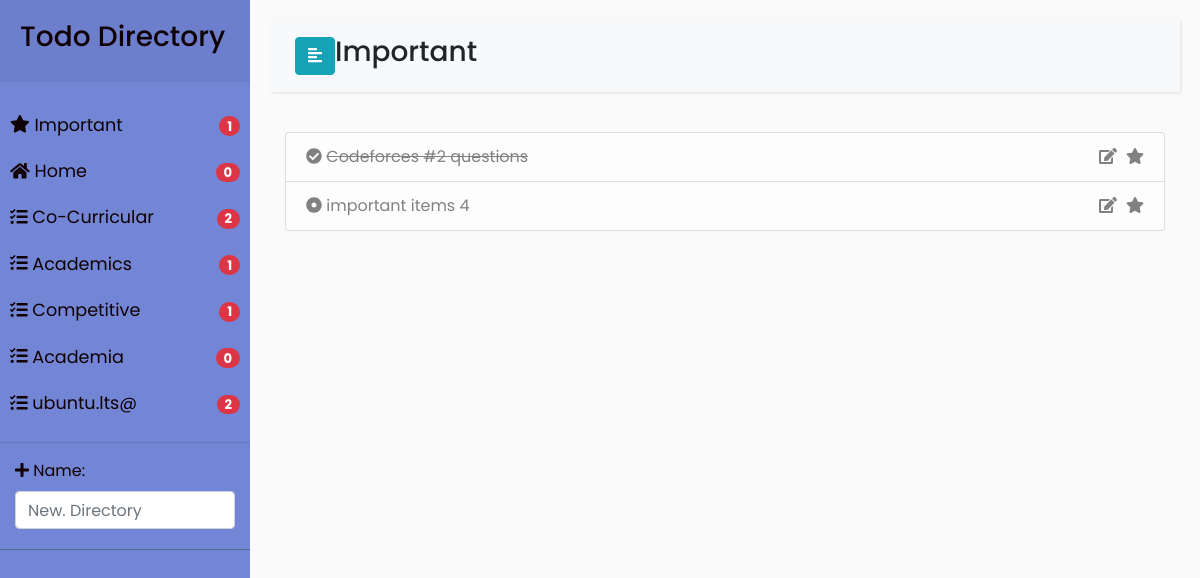
Before: / with the older database file.
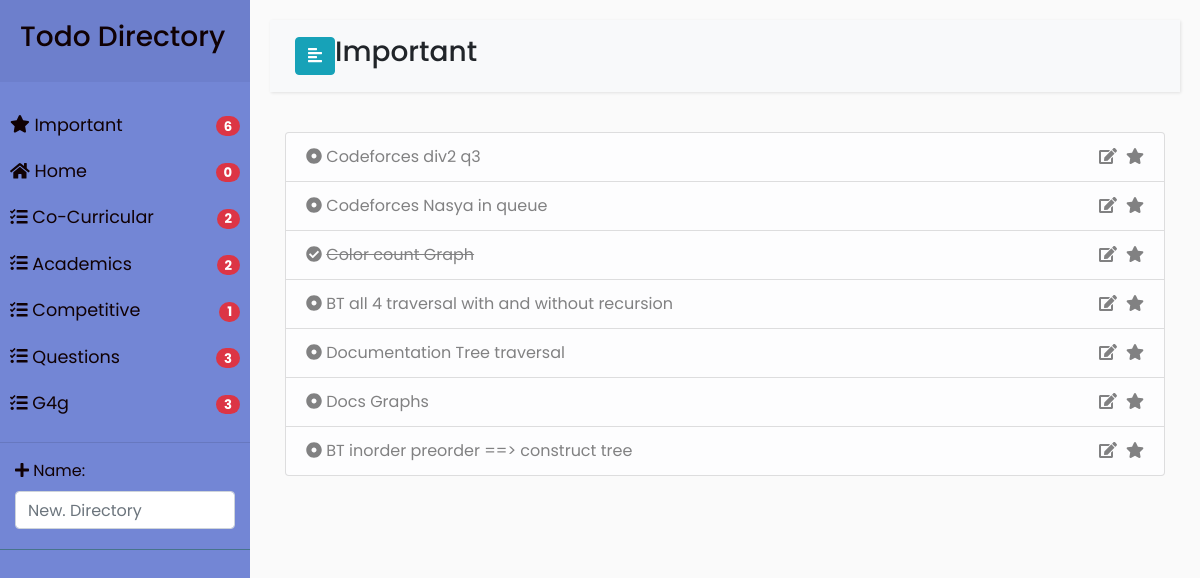
After: the same page with the newer database file.
### todo/models.py (models this page shows, shortened)
class Directory(models.Model):
    name = models.CharField(max_length=50, blank=False)
    necessary = models.BooleanField(default=False)
    def get_absolute_url(self):
        return reverse("directory_content",kwargs={'dir_id':self.id})
    def get_not_completed(self):
        return self.todoentry_set.filter(completed=False).count()

class Todoentry(models.Model):
    basedir = models.ForeignKey(Directory,on_delete=models.CASCADE)
    entry = models.CharField(max_length=100,blank=False,null=False)
    create_date = models.DateTimeField(default=timezone.now)
    due_date = models.DateField(blank=True, null=True)
    important = models.BooleanField(default=False)
    completed = models.BooleanField(default=False)

### todo/views.py (the view)
# urls.py: path('',views.view_important,name="home"),
def view_important(request):
    all_directories = models.Directory.objects.all()
    all_todos = models.Todoentry.objects.all()
    new_dir_form = forms.NewDirectoryForm()
    total_important_items = models.Todoentry.objects.filter(important=True,completed=False).count()
    context = {'all_directories':all_directories,
               'new_dir_form':new_dir_form,
               'all_todos':all_todos,
               'total_important_items':total_important_items}
    return render(request,'todo/important.html',context=context)

### todo/forms.py
class NewDirectoryForm(forms.ModelForm):
    class Meta:
        attrs = {'class': 'form-control',
                 'placeholder': 'New. Directory',
                 'rows': '3',
                 'type': 'text', }
        model = Directory
        fields = ['name']
        widgets = {
            'name': forms.TextInput(attrs=attrs)
        }

### todo/templates/todo/important.html (shortened to what this page needs)
{% extends 'todo/base.html' %}
 {% block directory_name %}
     Important
 {% endblock %}
{% block directory_todo_entry %}
        {% for item in all_todos %}
            {% if item.important %}
                <li class="list-group-item list-group-item-light">
                    <a href="{% url 'for_important' todo_id=item.id%}">
                        {% if item.completed %}
                            <span class="icon"><i class="fas fa-check-circle"></i></span>
                                <del>{{ item.entry }}</del>
                        {% else %}
                            <span class="icon"><i class="fas fa-dot-circle"></i></span>
                            <span>{{item.entry}}</span>
                        {% endif %}
                        <div class="float-right">
                            <i class="fas fa-edit"></i>
                            <i class="fas fa-star"></i>
                        </div>
                    </a>
            {% endif %}
            </li>
        {% endfor %}
{% endblock %}

### todo/templates/todo/base.html (shortened to what this page needs)
<!DOCTYPE html>
<html>
<head>
    {% load static %}
    <link rel="stylesheet" href="https://stackpath.bootstrapcdn.com/bootstrap/4.1.0/css/bootstrap.min.css">
    <link rel="stylesheet" href="{% static 'todo/style4.css' %}">
</head>
<body>
    <div class="wrapper">
        <nav id="sidebar">
            <div class="sidebar-header">
                <h3>Todo Directory</h3>
            </div>
            <ul class="list-unstyled components">
                <li>
                    <a href="{% url 'important' %}">
                        <i class="fas fa-star"></i>
                        Important
                        <div class="float-right">
                                <span class="badge badge-danger badge-pill">
                                    {{ total_important_items }}
                                </span>
                            </div>
                    </a>
                </li>
                {% for items in all_directories %}
                    <li>
                        <a href="{{ items.get_absolute_url }}">
                            {% if items.necessary %}
                                <i class="fas fa-home"></i>
                            {% else %}
                                <i class="fas fa-tasks"></i>
                            {% endif %}
                            {{ items.name }}
                            <div class="float-right">
                                <span class="badge badge-danger badge-pill">
                                    {{items.get_not_completed}}
                                </span>
                            </div>
                        </a>
                    </li>
                {% endfor %}
                <hr>
                <li>
                    <div class="container">
                        <form method="post" action="{% url 'add_directory' %}">
                            <i class="fas fa-plus"></i>
                            {{ new_dir_form }}
                        </form>
                    </div>
                </li>
            </ul>
        </nav>
        <div id="content">
            <nav class="navbar navbar-expand-lg navbar-light bg-light">
                <div class="container-fluid">
                    <button type="button" id="sidebarCollapse" class="btn btn-info">
                        <i class="fas fa-align-left"></i>
                    </button>
                        <h3 class="h3">
                            {% block directory_name %}
                            {% endblock %}
                        </h3>
        </div>
</nav>
<div class="container ">
    <ul class="list-group">
            {% block directory_todo_entry %}
            {% endblock %}
    </ul>
</div>
        </div>
    </div>
</body>
</html>

Changed rows visible on the page:
removed Directory: necessary False (drawn), name "Academia", get_not_completed "0"
removed Directory: necessary False (drawn), name "ubuntu.lts@", get_not_completed "2"
removed Todoentry: entry "Codeforces #2 questions"
removed Todoentry: entry "important items 4"
computed for Directory "Academics": get_not_completed "1" → "2"
added Directory: necessary False (drawn), name "Questions", get_not_completed "3"
added Directory: necessary False (drawn), name "G4g", get_not_completed "3"
added Todoentry: entry "Codeforces div2 q3"
added Todoentry: entry "Codeforces Nasya in queue"
added Todoentry: entry "Color count Graph"
added Todoentry: entry "BT all 4 traversal with and without recursion"
added Todoentry: entry "Documentation Tree traversal"
added Todoentry: entry "Docs Graphs"
added Todoentry: entry "BT inorder preorder ==> construct tree"
Other visible differences:
{{ total_important_items }}: "1" → "6"
